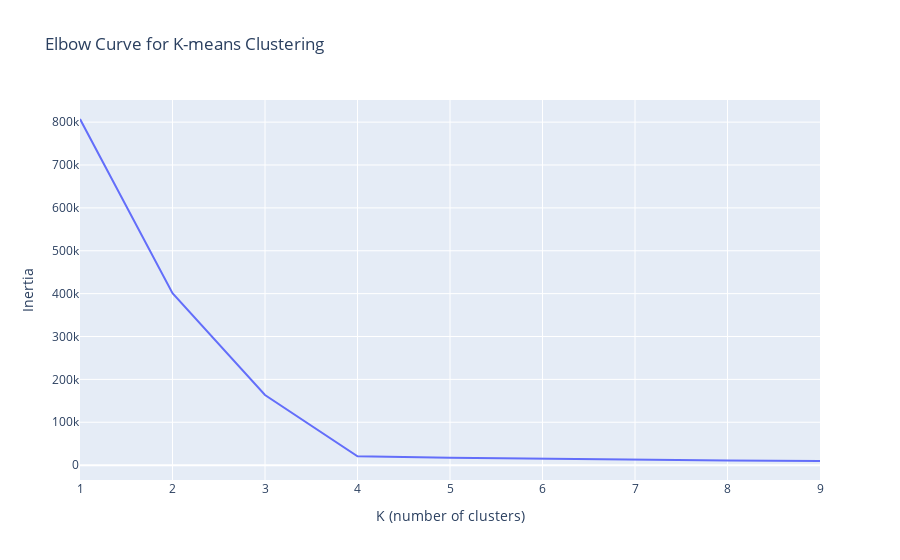

Notebook code for this chart:
### Code cell
# using a for loop to deterime best k value, and calculate the inertia for the range of k values


pca = PCA(n_components=2)
df_pca = pca.fit_transform(df_features)

inertia = []

k = list(range(1, 10))

# loop
for i in k:
    kmeans = KMeans(n_clusters=i, random_state=42)
    kmeans.fit(df_pca)
    inertia.append(kmeans.inertia_)
    
# ELBOW CURVE

# create dataframe for elbow curve
curve_data = {"k": k, "inertia": inertia}

df_curve = pd.DataFrame(curve_data)


# PLOT
fig = px.line(df_curve, x='k', y='inertia', title='Elbow Curve for K-means Clustering')
fig.update_layout(xaxis_title="K (number of clusters)", yaxis_title="Inertia")
fig.show()

### Figure 1 — Plotly figure (JSON) as saved in the notebook; plotly's stock layout.template omitted (floating-point values rounded to 4 significant figures)
{"data": [{"hovertemplate": "k=%{x}<br>inertia=%{y}<extra></extra>", "legendgroup": "", "line": {"color": "#636efa", "dash": "solid"}, "marker": {"symbol": "circle"}, "mode": "lines", "name": "", "orientation": "v", "showlegend": false, "type": "scatter", "x": [1, 2, 3, 4, 5, 6, 7, 8, 9], "xaxis": "x", "y": [807300.0, 400900.0, 163700.0, 20490.0, 17370.0, 14980.0, 12630.0, 10910.0, 9636.0], "yaxis": "y"}], "layout": {"legend": {"tracegroupgap": 0}, "title": {"text": "Elbow Curve for K-means Clustering"}, "xaxis": {"anchor": "y", "domain": [0, 1], "title": {"text": "K (number of clusters)"}}, "yaxis": {"anchor": "x", "domain": [0, 1], "title": {"text": "Inertia"}}}}
